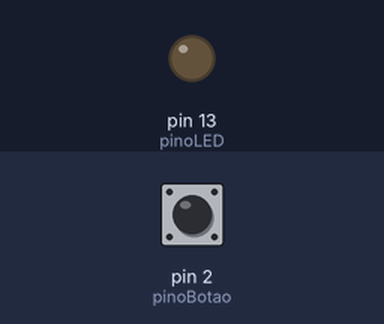
A sketch run on a simulated Arduino Uno, built with avr-gcc and run on an emulated ATmega328P. Parts: output pins drawn as LEDs (lit = HIGH). Inputs (shaded band) come from the test bench; at power-on: pin 2 (pinoBotao) LOW.

Above: at 1.2 s.
1.3 s: pin 2 (pinoBotao) pulled HIGH for 0.15 s
At 1.37 s:
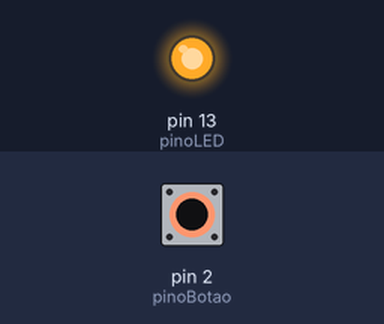
2.9 s: pin 2 (pinoBotao) pulled HIGH for 3.2 s
At 6.5 s:
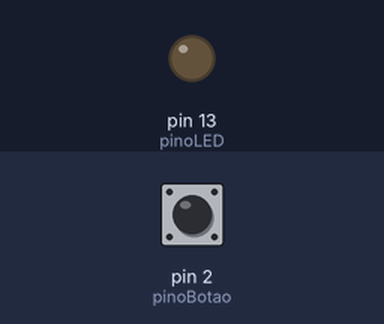
Timing chart, 0 to 8.0 s (numbered marks = the images above; inputs shaded):
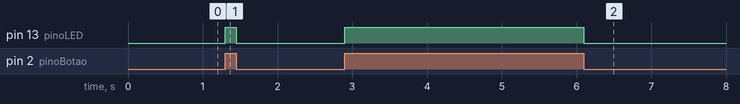

Measured:
- after the input at 1.3 s, pin 13 (pinoLED): LOW → HIGH at once, → LOW 0.15 s later
- after the input at 2.9 s, pin 13 (pinoLED): LOW → HIGH at once, → LOW 3.2 s later

The sketch:

botaoInterrupcao.ino
```cpp
/*
  botaoInterrupcao

 Liga e desliga um diodo emissor de luz(LED) conectado ao pino
 digital 13, quando se pressiona um botão ligado ao pino 2.


 O circuito:
 * LED conectado do pino 13 para o terra
 * Chave tactil conectada do pino 2 para +5V
 * Resistor de 10K conectado do pino 2 para o terra

 * Nota: na maioria dos Arduinos já existe um LED na placa
 ligado ao pino 13.


 criado 2015
 por Ricardo Alcântara

 Este código de exemplo está em domínio público.

 https://github.com/eletronite/arduino
 */

// constantes não mudam. Eles são usadas aqui para
// setar o número dos pinos:
const int pinoBotao = 2;    // o número do pino da chave tactil
const int pinoLED = 13;     // o número do pino do LED

// variáveis vão mudar:
volatile int estadoBotao = 0;        // variável para ler o estado do botão

void setup() {
  // inicializa o pino do LED como uma saída:
  pinMode(pinoLED, OUTPUT);
  // inicializa o pino do botão como uma entrada:
  pinMode(pinoBotao, INPUT);
  // atribui uma interrupção ao vetor ISR
  attachInterrupt(0, pino_ISR, CHANGE);
}

void loop() {
  // Nada aqui!
}

void pino_ISR() {
  // lê o estado do botão:
  estadoBotao = digitalRead(pinoBotao);
  // liga ou desliga o LED de acordo com o estado do botão
  digitalWrite(pinoLED, estadoBotao);
}
```
